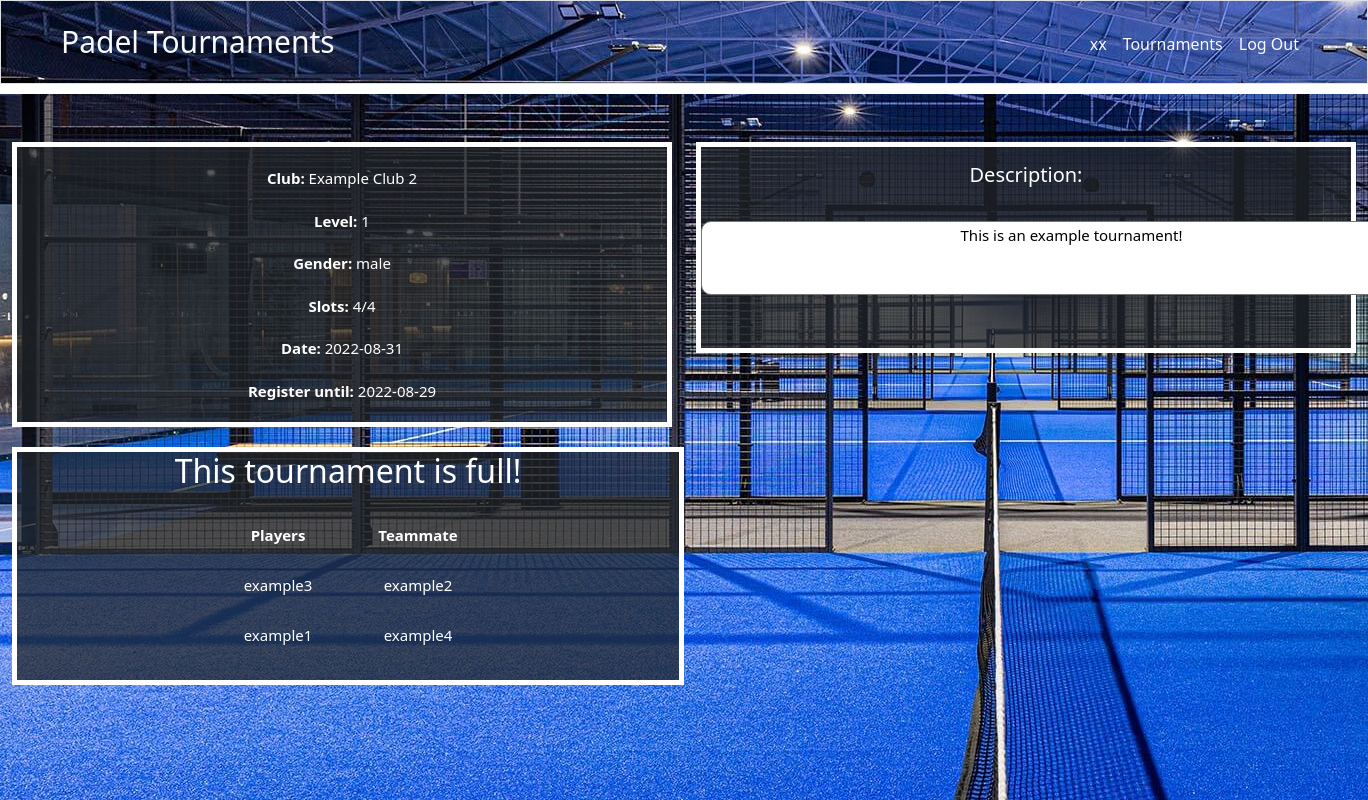
Screenshot of /tournament/7 (signed in) with the database file from the repository.
### tables this page shows
CREATE TABLE tournaments
    (id INTEGER PRIMARY KEY AUTOINCREMENT,
    user TEXT,
    club TEXT,
    level TEXT,
    gender TEXT,
    tournament_date DATETIME,
    subscription_date DATETIME,
    n_players INTEGER,
    maximum_slots TEXT,
    description TEXT
    );

CREATE TABLE users_tournaments
    (player_id INTEGER,
    player_username TEXT,
    partner_id INTEGER,
    partner_username TEXT,
    tournament_id INTEGER,
    subscripted TEXT,
    FOREIGN KEY(player_id) REFERENCES user(id),
    FOREIGN KEY(tournament_id) REFERENCES tournaments(id)
    );

### app.py (the view, shortened to what this page needs)
@app.route("/tournament/<tournament_id>", methods=["GET", "POST"])
def info(tournament_id):
    tournament = c.execute(''' SELECT * FROM tournaments WHERE id = ?''',[tournament_id]).fetchone()
    total_players = c.execute(''' SELECT COUNT(player_id) FROM users_tournaments WHERE tournament_id = ?''', [tournament_id]).fetchone()[0] * 2
    maximum_slots = int(c.execute(''' SELECT maximum_slots FROM tournaments WHERE id = ?''',[tournament_id]).fetchone()[0])
    subscribed_users = subscribed(tournament_id)
    player_username = session["username"]
    error = ""
    subscribed_players = c.execute(''' SELECT * FROM users_tournaments WHERE tournament_id = ?''', [tournament_id]).fetchall()
    players = c.execute(''' SELECT player_username FROM users_tournaments WHERE tournament_id = ?''', [tournament_id]).fetchall()
    partners = c.execute(''' SELECT partner_username FROM users_tournaments WHERE tournament_id = ?''', [tournament_id]).fetchall()
    all_players = list(map(lambda x:x[0], players)) + list(map(lambda x:x[0], partners))
    is_enrolled = session["username"] in all_players
    subscription_date = c.execute(''' SELECT subscription_date FROM tournaments WHERE id = ?''',[tournament_id]).fetchone()[0]
    today = str(date.today())
    if request.method == "GET":
        return render_template("tournament.html", tournament = tournament, subscribed_players = subscribed_players,
        total_players = total_players, maximum_slots = maximum_slots, is_enrolled = is_enrolled)

### functions.py (called while the page is built)
def subscribed(tournament_id):
    users = c.execute('''SELECT * FROM users WHERE id IN (SELECT player_id FROM users_tournaments WHERE tournament_id = ?)
                     OR id IN (SELECT partner_id FROM users_tournaments WHERE tournament_id = ?) ''', (tournament_id, tournament_id)).fetchall()
    users = list(map(lambda x: x["username"], users))
    return users

### templates/tournament.html (shortened to what this page needs)
{% extends "layout.html" %}
{% block main %}
    <!DOCTYPE html>
    <html>
    <body>
        <div class="row d-flex justify-content-center">
            <div class="col-12 col-md-8 col-xl-6">
                <div class="border mt-5 border-white border-5 bg-dark bg-opacity-75">
                    <div class="info">
                        <b> Club: </b>
                        {{ tournament["club"] }}
                    </div>
                    <div class="info">
                        <b> Level: </b>
                        {{ tournament["level"] }}
                    </div>
                    <div class="info">
                        <b> Gender: </b>
                        {{ tournament["gender"] }}
                    </div>
                    <div class="info">
                        <b> Slots: </b>
                        {{ total_players }}/{{ tournament["maximum_slots"] }}
                    </div>
                    <div class="info">
                        <b> Date: </b>
                        {{ tournament["tournament_date"] }}
                    </div>
                    <div class="info">
                        <b> Register until: </b>
                        {{ tournament["subscription_date"] }}
                    </div>
                </div>
            </div>
            <div class="col-12 col-md-8 col-xl-6">
                <div class="info mt-5 border border-white border-5 bg-dark bg-opacity-75">
                    <div class="mb-5">
                        <h5 class="text mt-3"> Description: </h5>
                        <textarea readonly cols="80" rows="3" class="textarea"> {{ tournament["description"] }} </textarea>
                    </div>
                </div>
            </div>
            <div>
                <div class="col-12 col-md-8 col-xl-6">
                    <div class="info border border-white border-5 bg-dark bg-opacity-75">
                        <table class="info d-flex justify-content-center">
                            <tr>
                                <th>Players</th><th>Teammate</th>
                            </tr>
                            {% for player in subscribed_players %}
                            <tr>
                                <td> {{ player["player_username"] }}</td> <td> {{ player["partner_username"] }}</td>
                            </tr>
                            {% endfor %}
                                    {% if maximum_slots <= total_players %}
                                        <h2>This tournament is full!</h2>
                                    {% endif %}
                        </table>
                    </div>
                </div>
                </div>
        </div>
    </body>
    </html>
{% endblock %}

### static/styles.css (style rules this page uses)
.info { color:white; font-size: 15px; margin-top: 20px; margin-bottom: 20px; }
.textarea { resize: both; border-radius: 10px; text-align: center; }
th { width: 140px; }
tr { height: 50px; }
.text { height: 50px; }

### rows the page displays
tournaments: club "Example Club 2", level "1", gender "male", maximum_slots "4", tournament_date "2022-08-31", subscription_date "2022-08-29", description "This is an example tournament!"
users_tournaments: player_username "example3", partner_username "example2"
users_tournaments: player_username "example1", partner_username "example4"

### other values shown
{{ session["username"] }} "xx"
{{ total_players }} "4"
